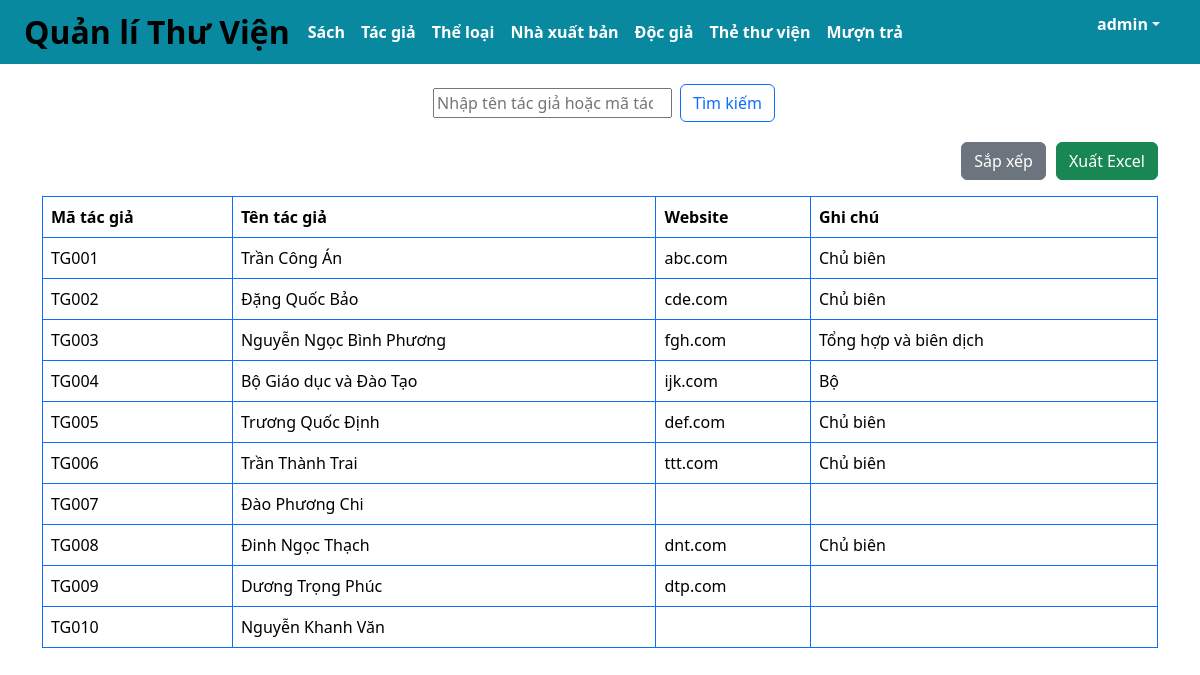
/tacgia.php (signed in), run on the app's committed database.
### tables this page shows
create table tacGia (
	maTG char(10) not null,
    tenTG varchar(50) not null,
    website varchar(50),
    ghiChu varchar(255),
    primary key (maTG)
);

### src/functions.php (called while the page is built, shortened)
<?php
function html_escape(string|null $text): string
{
    return htmlspecialchars($text ?? '', ENT_QUOTES, 'UTF-8', false);
}

### public/tacgia.php (the view, shortened to what this page needs)
<?php
require_once __DIR__ . '/../src/connect.php';
if ($_SERVER['REQUEST_METHOD'] === 'POST' && isset($_POST['sort'])) {
    $sql = "CALL sapXepTG()";
    $stmt = $pdo->prepare($sql);
    $stmt->execute();
} else if ($_SERVER['REQUEST_METHOD'] === 'GET' && isset($_GET['keyword'])) {
    $keyword = $_GET['keyword'];
    $sql = "CALL timKiemTG(?)";
    $stmt = $pdo->prepare($sql);
    $stmt->execute([$keyword]);
} else {
    $sql = "CALL hthiTG()";
    $stmt = $pdo->prepare($sql);
    $stmt->execute();
}
$rows = $stmt->fetchAll(PDO::FETCH_ASSOC);
include_once __DIR__ . '/../src/partials/header.php'
?>
<div class="container">
    <div class="row mb-3">
        <div class="col d-flex justify-content-center ">
            <form class="d-flex align-items-center" method="GET" action="/tacgia.php" class="w-100">
                <input class="m-2" type="search" placeholder="Nhập tên tác giả hoặc mã tác giả" aria-label="search"
                    name="keyword" value="<?= isset($_GET['keyword']) ? htmlspecialchars($_GET['keyword']) : '' ?>">
                <button class="btn btn-outline-primary" type="submit">Tìm kiếm</button>
            </form>
        </div>
    </div>
    <div class="row mb-3">
        <div class="col d-flex justify-content-end">
            <form method="post">
                <button class="btn btn-secondary" type="submit" name="sort">
                    Sắp xếp
                </button>
            </form>
            <div style="width: 10px;"></div>
            <form method="post">
                <button class="btn btn-success" type="submit" name="export">
                    Xuất Excel
                </button>
            </form>
        </div>
    </div>
    <div class="row">
        <div class="col">
            <table class="table table-bordered border-primary">
                <thead>
                    <tr>
                        <th>Mã tác giả</th>
                        <th>Tên tác giả</th>
                        <th>Website</th>
                        <th>Ghi chú</th>
                    </tr>
                </thead>
                <tbody>
                    <?php foreach ($rows as $row) : ?>
                    <tr>
                        <td><?= html_escape($row['maTG']) ?></td>
                        <td><?= html_escape($row['tenTG']) ?></td>
                        <td><?= html_escape($row['website']) ?></td>
                        <td><?= html_escape($row['ghiChu']) ?></td>
                    </tr>
                    <?php endforeach ?>
                </tbody>
            </table>
        </div>
    </div>
</div>
<?php
include_once __DIR__ . '/../src/partials/footer.php'
?>

### data on the page
tacgia: maTG "TG001", tenTG "Trần Công Án", website "abc.com", ghiChu "Chủ biên"
tacgia: maTG "TG002", tenTG "Đặng Quốc Bảo", website "cde.com", ghiChu "Chủ biên"
tacgia: maTG "TG003", tenTG "Nguyễn Ngọc Bình Phương", website "fgh.com", ghiChu "Tổng hợp và biên dịch"
tacgia: maTG "TG004", tenTG "Bộ Giáo dục và Đào Tạo", website "ijk.com", ghiChu "Bộ"
tacgia: maTG "TG005", tenTG "Trương Quốc Định", website "def.com", ghiChu "Chủ biên"
tacgia: maTG "TG006", tenTG "Trần Thành Trai", website "ttt.com", ghiChu "Chủ biên"
tacgia: maTG "TG007", tenTG "Đào Phương Chi"
tacgia: maTG "TG008", tenTG "Đinh Ngọc Thạch", website "dnt.com", ghiChu "Chủ biên"
tacgia: maTG "TG009", tenTG "Dương Trọng Phúc", website "dtp.com"
tacgia: maTG "TG010", tenTG "Nguyễn Khanh Văn"

### other printed values
$_SESSION['username'] "admin"
